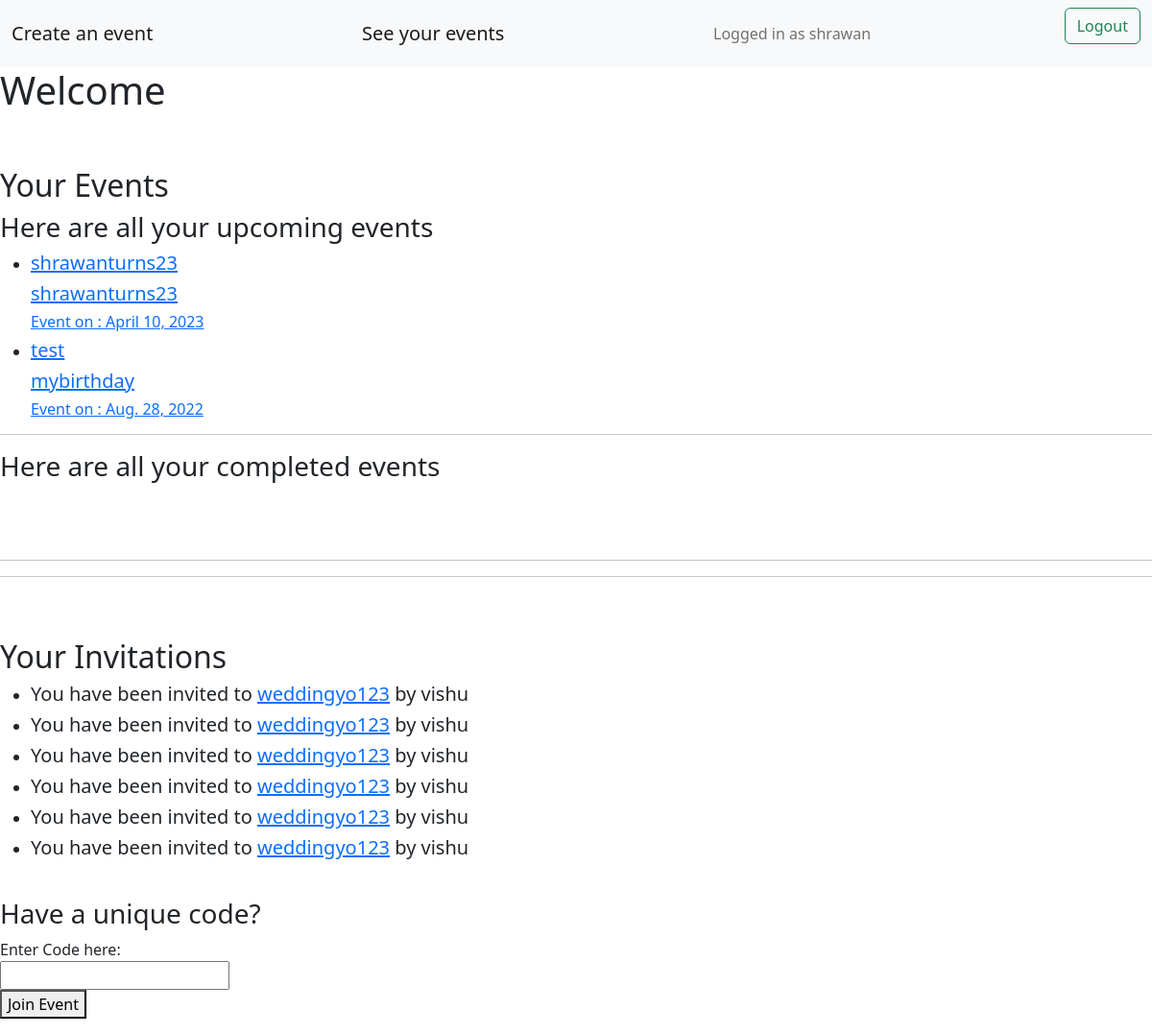
Before: /allactions/ (signed in) with the older database file.
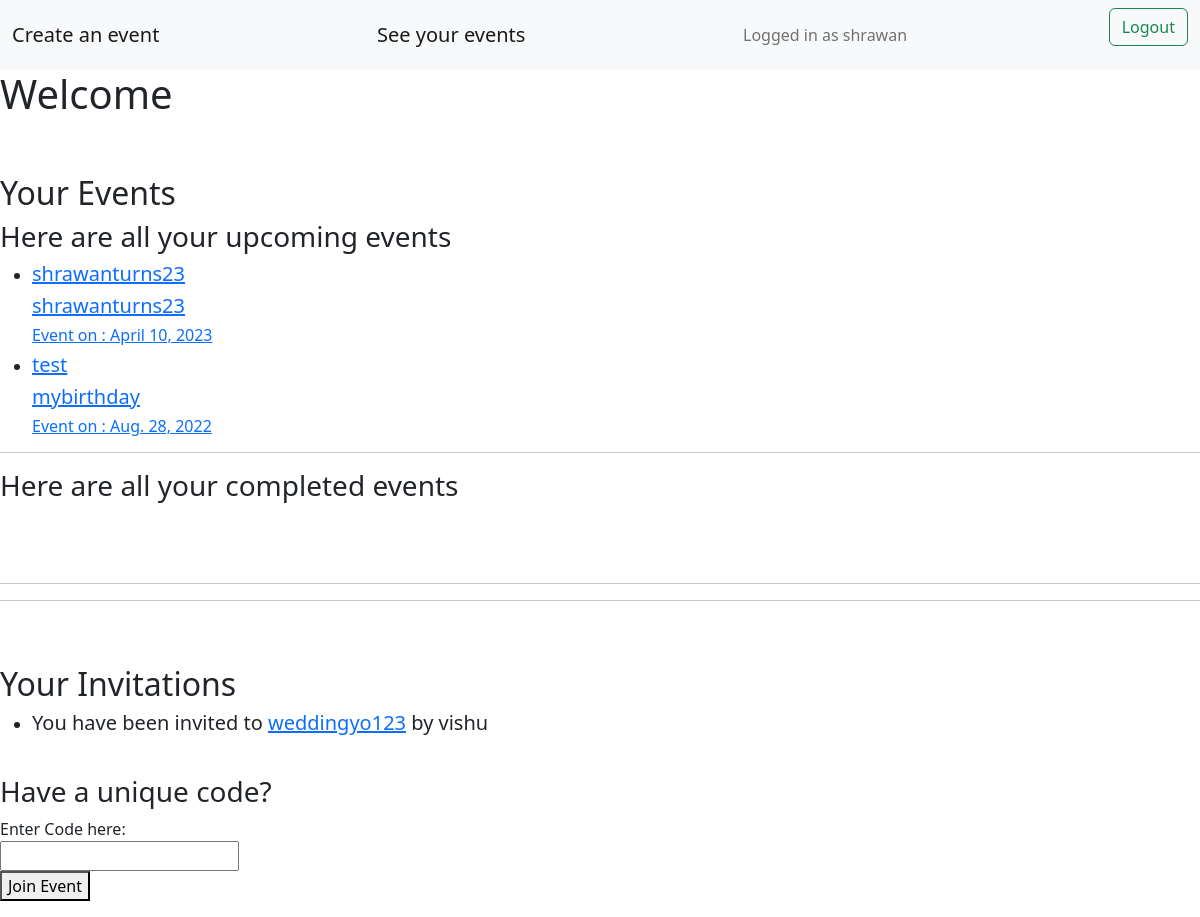
After: the same page with the newer database file.
### events/models.py (models this page shows, shortened)
class Event(models.Model):
    title = models.CharField(max_length=200)
    eventcode = models.CharField(max_length=50,primary_key=True)
    description = RichTextField(blank=True)
    eventtype = models.CharField(max_length=200)
    created = models.DateTimeField(auto_now_add=True)
    location = models.CharField(max_length=200)
    contactperson = models.CharField(max_length=200)
    contactpersonphone = PhoneNumberField()
    user = models.ForeignKey(Account,on_delete=models.CASCADE)
    mark_event_as_completed = models.BooleanField(default=False)
    image = models.ImageField(upload_to='events/images/',blank=True)
    invitation_email_subject = models.CharField(max_length=200, blank=True)
    invitation_email_content = RichTextField(blank=True)
    invitation_whatsapp_content = models.TextField(blank=True,null=True)
    invitation_image = models.ImageField(upload_to='events/images/',blank=True,null = True)
    eventstartdate = models.DateField()
    eventenddate = models.DateField()
    event_start_time = models.TimeField(default=datetime.time(00, 00))
    event_end_time = models.TimeField(blank = True,null=True)
    information_on_schedule = models.TextField(blank=True,null = True)
    event_venue_iframe = models.TextField(blank = True,null=True)
    event_venue_photo = models.ImageField(upload_to='events/images/',blank=True,null=True)
    eventrange = models.PositiveSmallIntegerField(default = 1)
    information_on_venue = models.TextField(blank=True,null = True)
    rsvp_option = models.BooleanField(default=True)
    scheduling_option = models.BooleanField(default=True)
    gallery_option = models.BooleanField(default=True)
    wishes_option = models.BooleanField(default=True)
    rsvp_code = models.CharField(max_length=7,blank=True)
    theme = models.CharField(max_length=50, choices=THEME_CHOICES, default='default-theme.css')
    def __str__(self):
        return self.eventcode

### invites/models.py (models this page shows, shortened)
class Invitation(models.Model):
    user = models.ForeignKey(Account,on_delete=models.CASCADE,related_name="invitee")
    eventcode = models.ForeignKey(Event,on_delete=models.CASCADE)
    invitation_from = models.ForeignKey(Account,on_delete=models.CASCADE,related_name="invitation_from")
    rsvp_done = models.BooleanField(default=False)
    rsvp_reject = models.BooleanField(default=False)
    remarks = models.CharField(max_length=300,blank=True)
    guest_count = models.DecimalField(max_digits=1, decimal_places=0,default = 1)
    name_for_invitation_without_registering = models.CharField(max_length=100,null=True,blank=True)
    email_for_invitation_without_registering = models.EmailField(null=True,blank=True)
    phone_for_invitation_without_registering = models.CharField(max_length=11,null=True,blank=True)

### accounts/models.py (models this page shows, shortened)
class Account(AbstractBaseUser):
    email = models.EmailField(verbose_name="email",max_length=60,unique=True)
    username = models.CharField(max_length=30,unique=True)
    date_joined = models.DateTimeField(verbose_name="date joined",auto_now_add=True)
    last_login = models.DateTimeField(verbose_name="last login",auto_now=True)
    is_admin = models.BooleanField(default=False)
    is_active = models.BooleanField(default=True)
    is_staff = models.BooleanField(default=False)
    is_superuser = models.BooleanField(default=False)
    profile_image = models.ImageField(max_length=255,upload_to = get_profile_image_filepath, null = True, blank = True)
    hide_email = models.BooleanField(default=True)
    phone_number = PhoneNumberField(unique=True)
    USERNAME_FIELD = 'email'
    REQUIRED_FIELDS = ['username','phone_number']
    objects = MyAccountManager()
    def __str__(self):
        return self.username

### invites/views.py (the view)
# urls.py: path('allactions/',views.allactions,name='allactions'),
@login_required
def allactions(request):
    check_existing_invites(request)
    check_existing_invites2(request)
    events = Event.objects.filter(user = request.user, mark_event_as_completed=False)
    completed_events = Event.objects.filter(user = request.user, mark_event_as_completed=True).order_by('-eventstartdate')
    invitations = Invitation.objects.filter(user = request.user)
    return render(request,'invites/allactions.html',{'events':events,'completed_events':completed_events,'my_invitations':invitations})

### invites/views.py (called while the page is built)
def check_existing_invites2(request):
    invitations = Invitation.objects.filter(rsvp_done = False)
    for invite in invitations:
        invite_receiver  = invite.user
        invitee_obj = Invitee.objects.filter(invitee_phone = invite_receiver.phone_number,eventcode = invite.eventcode)
        if len(invitee_obj) > 0:
            invitee_obj = invitee_obj[0]
            invite.rsvp_done = invitee_obj.invitee_rsvp
            invite.rsvp_reject = invitee_obj.invitee_rsvp_reject
            if invitee_obj.invitee_rsvp:
                if invitee_obj.invitee_guest_count <= 2:
                    invite.guest_count = invitee_obj.invitee_guest_count
        invite.save()

### invites/templates/invites/allactions.html (shortened to what this page needs)
{% extends 'invites/base.html' %}
{% block content %}
<h1>Welcome</h1>
<h2>Your Events</h2>
<h3>Here are all your upcoming events</h3>
<ul>
    {% for event in events %}
    <li>
        <a href = "{% url 'viewevent' event.eventcode %}">
        <h5>{{ event.title }}</h5>
        <h5>{{ event.eventcode }}</h5>
        <h6>Event on : {{ event.eventstartdate }}</h6>
        </a>
    </li>
    {% endfor %}
</ul>
<hr>
<h3>Here are all your completed events</h3>
<br><br><hr><hr><br><br>
<h2>Your Invitations</h2>
<ul>
    {% for invitation in my_invitations %}
    <li>
        <h5>You have been invited to <a href ="{% url 'events:eventhomepage' invitation.eventcode %}">{{ invitation.eventcode }}</a> by {{ invitation.invitation_from }}</h5>
    </li>
    {% endfor %}
</ul>
<h3>Have a unique code?</h3>
<form method="POST" action="{% url 'joinevent'%}">
    <label>Enter Code here:</label><br>
    <input type="text" name="rsvp_code"><br>
    <button type="submit">Join Event</button>
</form>
{% endblock %}

Changed rows visible on the page:
removed Invitation: eventcode "weddingyo123", invitation_from "vishu"
removed Invitation: eventcode "weddingyo123", invitation_from "vishu"
removed Invitation: eventcode "weddingyo123", invitation_from "vishu"
removed Invitation: eventcode "weddingyo123", invitation_from "vishu"
removed Invitation: eventcode "weddingyo123", invitation_from "vishu"
